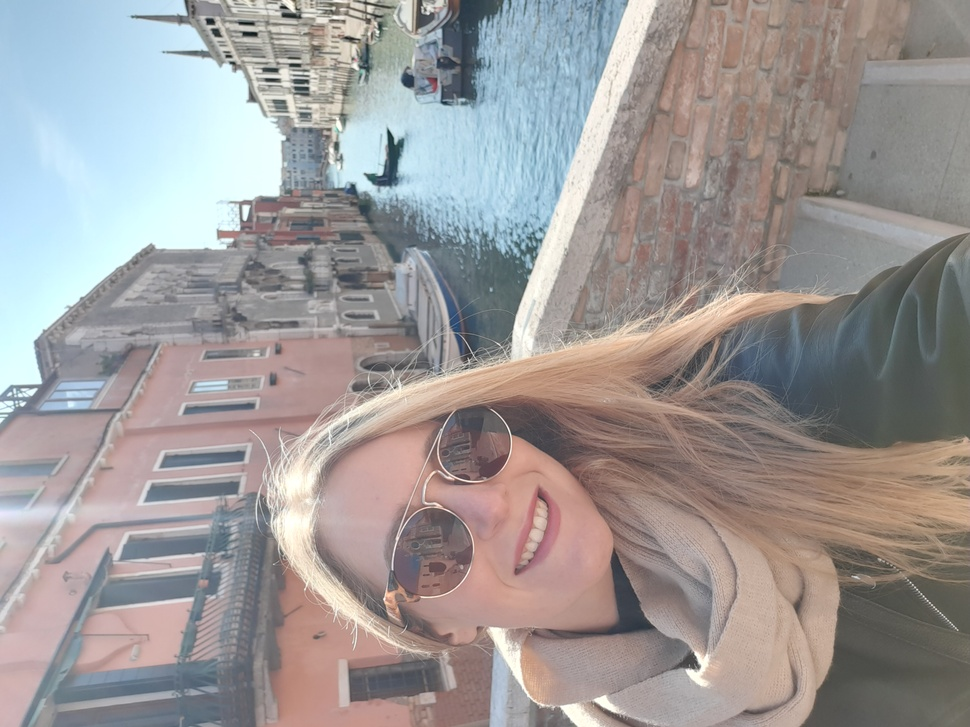
#> input picture Entregas semanales/Lenguaje de marcas/Semana 14/aprendiendophpgd/isabel.jpg, 970 x 727 px, shrunk from 4032 x 3024 before the run, found by its file name
$ python python063-RecorrerPixelsGrises.py
#> lines starting #> are read from the running program, lines starting #| are printed output that depends on the picture
from PIL import Image

imagen = Image.open("isabel.jpg")
#> imagen is the input picture: PIL image 970x727 RGB; mean R, G, B 157, 152.3, 151.5
pixeles = imagen.load()
#proporciona informacion sobre la imagen
print(imagen.size)
#| (970, 727)
#leer el color del primer pixel
print(pixeles[0,0])
#| (158, 194, 218)
#cojo la altura y la anchura
altura = imagen.size[1]
#> altura = 727
anchura = imagen.size[0]
#> anchura = 970
#recorre la imagen pixel a pixel
for x in range(0, anchura):
    for y in range(0, altura):
        #almaceno colores
        rojo = pixeles[x,y][0]
        verde = pixeles[x,y][1]
        azul = pixeles[x,y][2]
        #los tres canales tienen el mismo valor. escala de grises predominando el rojo
        rojo = rojo
        verde = rojo
        azul = rojo
        #reasigno colores
        pixeles[x,y] = (rojo, verde, azul)

print(anchura)
#| 970

imagen.save("isabelguardado.png")
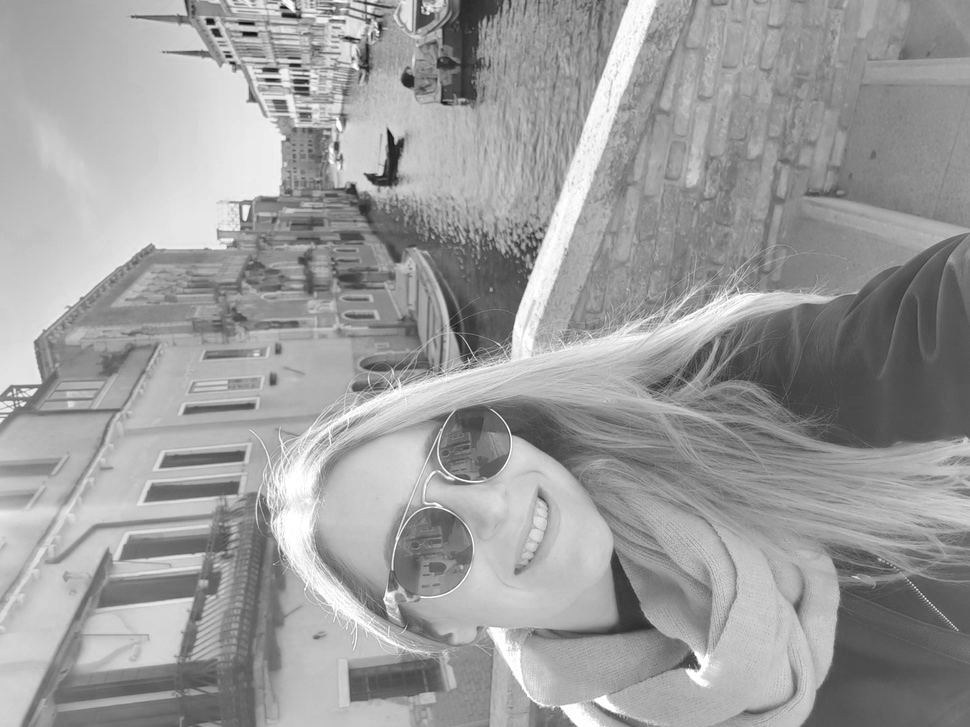
#> saved as isabelguardado.png: PIL image 970x727 RGB; min 9, max 255, mean 157

$ run again, with Entregas semanales/Lenguaje de marcas/Semana 14/aprendiendophpgd/mifoto.jpg copied over Entregas semanales/Lenguaje de marcas/Semana 14/aprendiendophpgd/isabel.jpg
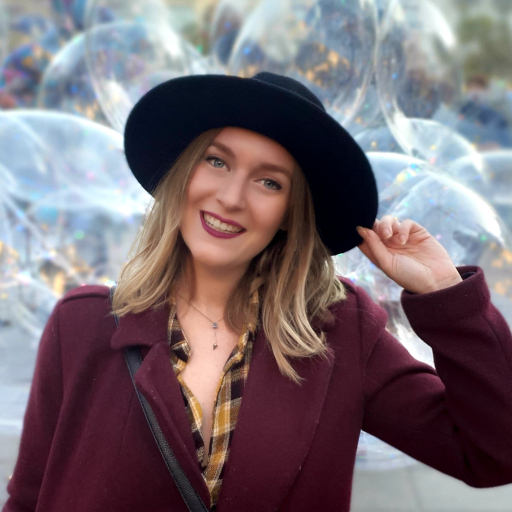
#> input picture Entregas semanales/Lenguaje de marcas/Semana 14/aprendiendophpgd/mifoto.jpg, 512 x 512 px, found by its file name
#> imagen is the input picture: PIL image 512x512 RGB; mean R, G, B 119.3, 106.4, 112.9
#| (512, 512)
#| (184, 189, 185)
#| 512
#> `imagen.save("isabelguardado.png")`:
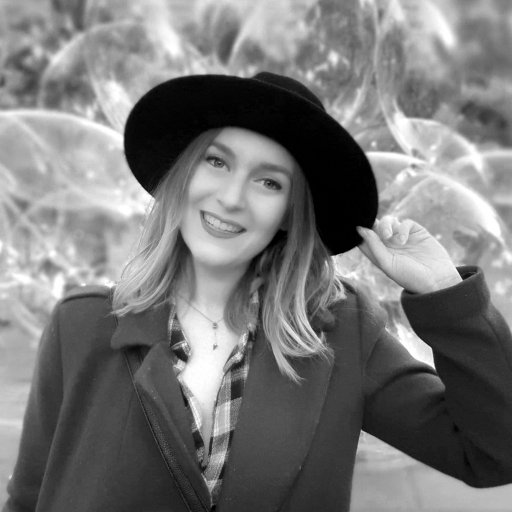
#> saved as isabelguardado.png: PIL image 512x512 RGB; min 0, max 255, mean 119.3
